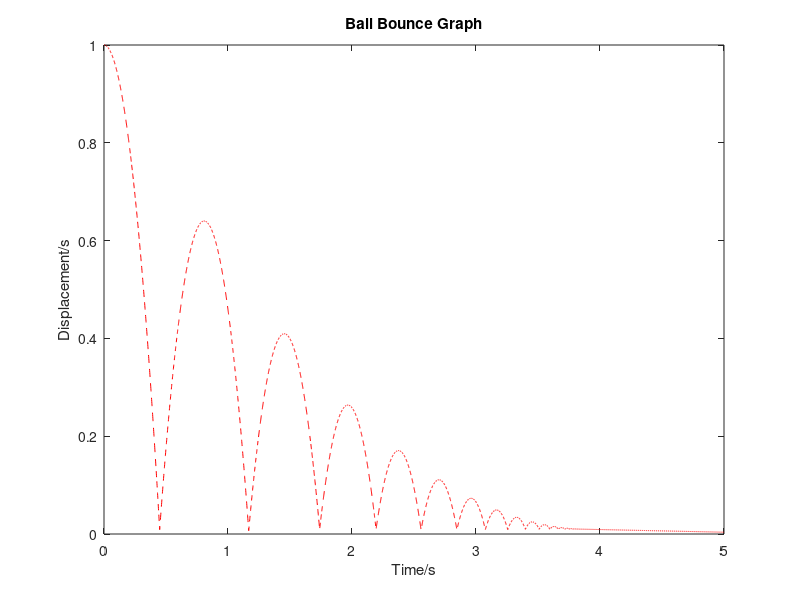

MATLAB code for this plot:
% This simulation shows how a ball bounces over given parameters


totalDis = 1 ;
disMoved = 0;
g = 9.81;  % Gravitational Constant
dt = 0.001;  
t = 0;
v = 0;
C = 0.8;  % Restitutional Constant

times = 0:dt:5 ;
[r,c] = size(times);
displacements = zeros(c,1);

for i = 1:c 
    displacements(i) = totalDis;

    disMoved = v*dt + g*(dt.^2);
    v = v + g*dt;

    totalDis = totalDis - disMoved; 
    if totalDis < 0.01 && v > 0
        v = (v)*-0.8 ;

    end
    %plot(totalDis,t,"r--")
end

plot(times, displacements,"r--")

xlabel("Time/s")
ylabel("Displacement/s")
title("Ball Bounce Graph")
